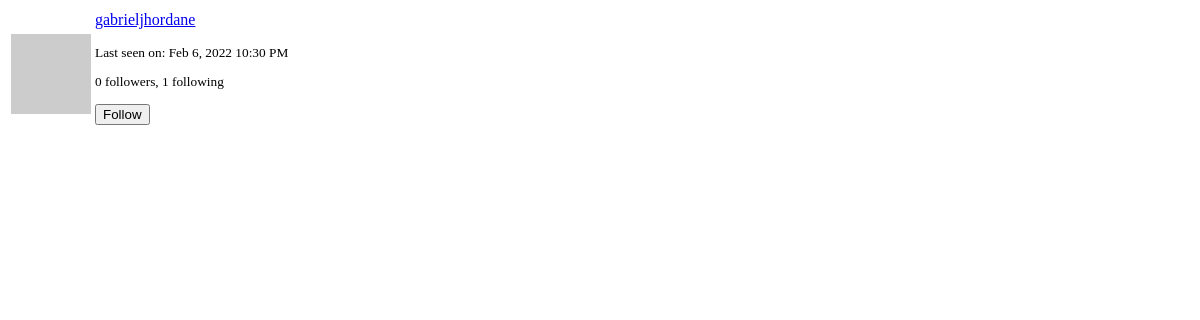
The page /user/gabrieljhordane/popup (signed in) on the database as committed earlier.
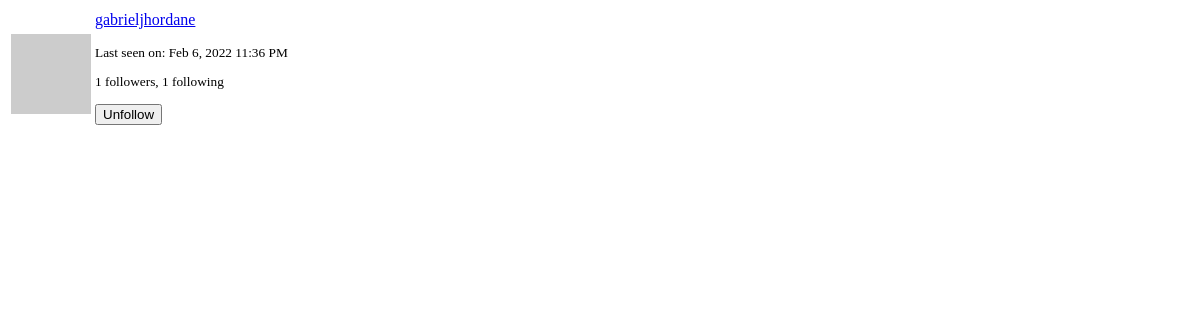
The same page on the database as committed later.
### app/models.py (models this page shows, shortened)
class User(UserMixin,db.Model):
    id = db.Column(db.Integer, primary_key=True)
    username = db.Column(db.String(64),index=True, unique=True)
    email = db.Column(db.String(120), index=True, unique=True)
    password_hash = db.Column(db.String(128))
    posts = db.relationship('Post', backref='author', lazy='dynamic')
    about = db.Column(db.String(140))
    last_seen = db.Column(db.DateTime, default=datetime.utcnow)
    followed = db.relationship(
        'User', secondary = followers,
        primaryjoin = (followers.c.follower_id == id),
        secondaryjoin = (followers.c.followed_id == id),
        backref = db.backref('followers', lazy='dynamic'),
        lazy='dynamic')
    messages_sent = db.relationship('Message',
                                    foreign_keys='Message.sender_id',
                                    backref='author', lazy='dynamic')
    messages_received = db.relationship('Message',
                                        foreign_keys='Message.recipient_id',
                                        backref='recipient', lazy='dynamic')
    last_message_read_time = db.Column(db.DateTime)
    notifications = db.relationship('Notification', backref='user',
                                    lazy='dynamic')
    def avatar (self, size):
        digest = md5(self.email.lower().encode('utf-8')).hexdigest()
        return 'https://www.gravatar.com/avatar/{}?d=identicon&s={}'.format(digest, size)
    def is_following(self, user):
        return self.followed.filter(followers.c.followed_id== user.id).count() > 0

### app/main/routes.py (the view)
@bp.route('/user/<username>/popup')
@login_required
def user_popup(username):
    user = User.query.filter_by(username=username).first_or_404()
    form = EmptyForm()
    return render_template('user_popup.html', user=user, form=form)

### app/main/forms.py
class SearchForm(FlaskForm):
    q = StringField(_l('Search'), validators=[DataRequired()])
    def __init__(self, *args, **kwargs):
        if 'formdata' not in kwargs:
            kwargs['formdata'] = request.args
        if 'meta' not in kwargs:
            kwargs['meta'] = {'csrf': False}
        super(SearchForm, self).__init__(*args, **kwargs)

class EmptyForm(FlaskForm):
    submit = SubmitField('Submit')

### app/main/routes.py (called while the page is built)
@bp.before_app_request
def before_request():
    if current_user.is_authenticated:
        current_user.last_seen = datetime.utcnow()
        db.session.commit()
        g.search_form = SearchForm()
    g.locale = str(get_locale())

@bp.before_app_request
def before_request():
    if current_user.is_authenticated:
        current_user.last_seen = datetime.utcnow()
        db.session.commit()
        g.search_form = SearchForm()
    g.locale = str(get_locale())

### app/models.py (called while the page is built)
@login.user_loader
def loader_user(id):
    return User.query.get(int(id))

    @classmethod
    def before_commit(cls, session):
        session._changes = {
            'add': list(session.new),
            'update': list(session.dirty),
            'delete': list(session.deleted)
        }

    @classmethod
    def after_commit(cls, session):
        for obj in session._changes['add']:
            if isinstance(obj, SearchableMixin):
                add_to_index(obj.__tablename__, obj)
        for obj in session._changes['update']:
            if isinstance(obj, SearchableMixin):
                add_to_index(obj.__tablename__, obj)
        for obj in session._changes['delete']:
            if isinstance(obj, SearchableMixin):
                remove_from_index(obj.__tablename__, obj)
        session._changes = None

### app/templates/user_popup.html (shortened to what this page needs)
<table class="table">
    <tr>
        <td width="64" style="border: 0px;"><img src="{{ user.avatar(64) }}"></td>
        <td style="border: 0px;">
            <p><a href="{{ url_for('main.user', username=user.username) }}">
                {{ user.username }}
            </a></p>
            <small>
                {% if user.last_seen %}
                <p>{{ _('Last seen on') }}: {{ moment(user.last_seen).format('lll') }}</p>
                {% endif %}
                <p>
                    {{ _('%(count)d followers', count=user.followers.count()) }},
                    {{ _('%(count)d following', count=user.followed.count()) }}
                </p>
                {% if user != current_user %}
                    {% if not current_user.is_following(user) %}
                    <p>
                        <form action="{{ url_for('main.follow', username=user.username) }}"
                              method="post">
                            {{ form.submit(value=_('Follow'),
                                           class_='btn btn-default btn-sm') }}
                        </form>
                    </p>
                    {% else %}
                    <p>
                        <form action="{{ url_for('main.unfollow', username=user.username) }}"
                              method="post">
                            {{ form.submit(value=_('Unfollow'),
                                           class_='btn btn-default btm-sm') }}
                        </form>
                    </p>
                    {% endif %}
                {% endif %}
            </small>
        </td>
    </tr>
</table>

Rows that differ between the two databases and show on the page:
changed User "gabrieljhordane": last_seen "Feb 6, 2022 10:30 PM" → "Feb 6, 2022 11:36 PM"
Other text that changed with them:
form field submit: (not shown) → "Unfollow"
form field submit: "Follow" → (not shown)
text no longer shown: "0 followers"
text now shown: "1 followers"
